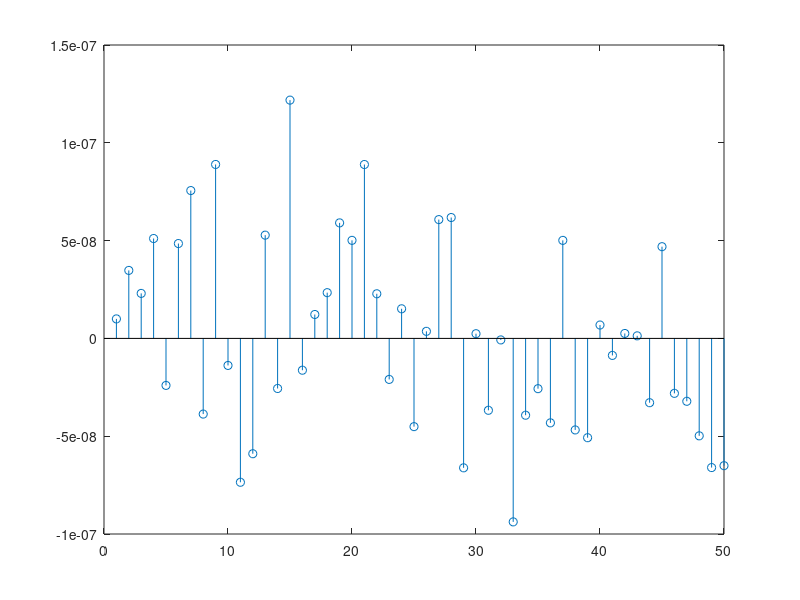

Here is the MATLAB script that generated this plot:
%%%%%%%%%%%%%%%%%%%%%%%%%%%%%%%%%%%%%%%%%%%%%%%%%%%%%%%%%%%%%%%
%           Nesterov Algorithm for a-stongly convex           %
%                     L-smooth fuctions                       %
%%%%%%%%%%%%%%%%%%%%%%%%%%%%%%%%%%%%%%%%%%%%%%%%%%%%%%%%%%%%%%%

%Problem parameters
n = 50;
m = 70;

A = rand(m,n);
P = A'*A;
q = rand(n,1);

condition_n = cond(P);

eigs = eig(P);
max_eig = max(eigs);
min_eig = min(eigs);


%Initializations
x = zeros(n,1);
y = x;

L = max_eig;
mu = min_eig;

Q = inv(condition_n);
k = 1;

a = [];
a(1) = 0.3;
b = [];
b(1) = 0;

%Nesterov main loop (scheme II and scheme III)
while(1)
    
    if(k > 1250)
        break;
    end
    
    x(:,k+1) = y(:,k) - (1/L)*(P*y(:,k) + q);
    
    %for scheme II
    c = [1 (a(k)^2 - Q) -a(k)^2];
    s = roots(c);
    
    a(k+1) = s(s > 0); 
    
    b(k+1) = (a(k)*(1 - a(k)))/(a(k)^2 + a(k+1));
    
    y(:,k+1) = x(:,k+1) + b(k+1)*(x(:,k+1) - x(:,k));
    %%%%%%%%%%%%%%%%%%%%%%%%%%%%%%%%%%%%%%%%%%%%%%%%%
    %for scheme III
    %y(:,k+1) = x(:,k+1) + ( (sqrt(L) - sqrt(mu))/(sqrt(L) + sqrt(mu)))*(x(:,k+1) - x(:,k));
    
    k = k + 1;
    
end
x_star = -inv(P)*q;
figure(1);
stem([x(:,k) - x_star]);
